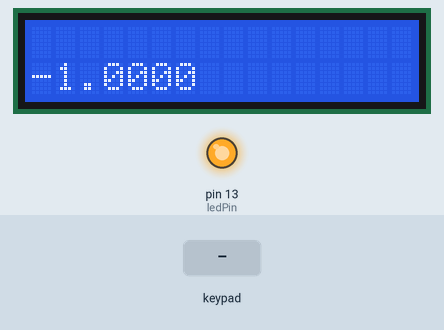
Bench run of a sketch on a simulated Arduino Uno, built with avr-gcc and run on an emulated ATmega328P. Shown: 16×2 character LCD, output pins drawn as LEDs (lit = HIGH). Dashed ring = blinking. The test bench sets the inputs (shaded band). EEPROM starts erased; what the sketch prints to the serial monitor is not drawn.

Above: at 0.2 s.
1.3 s: key 'A' pressed
At 2.7 s:
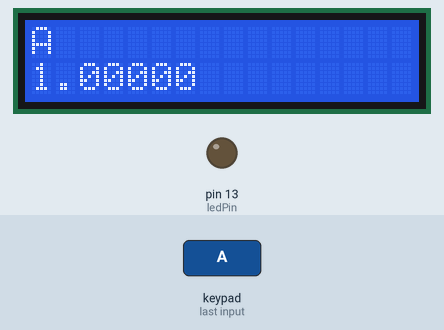
4.3 s: key 'B' pressed
At 5.8 s:
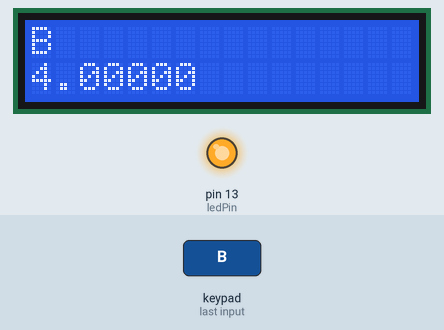
7.3 s: key 'C' pressed
At 8.8 s:
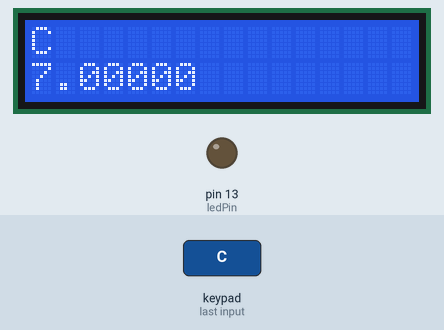
10.3 s: key '*' pressed
At 11.8 s:
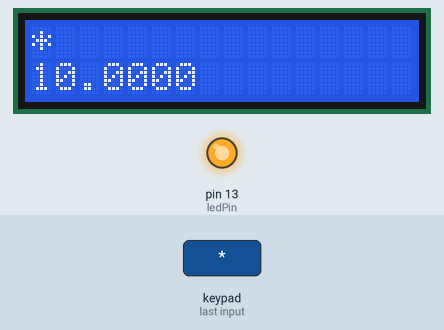
13.3 s: key '#' pressed
At 14.8 s:
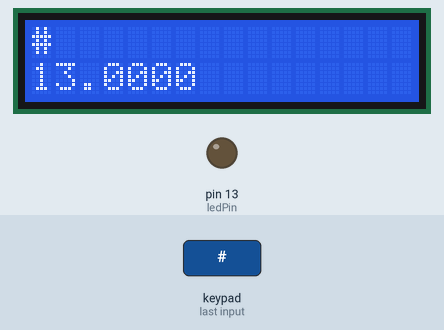
16.3 s: key 'D' pressed
At 17.9 s:
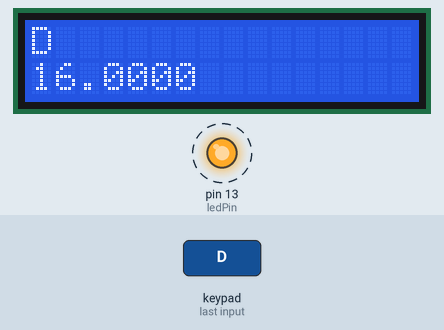
Timing chart, 0 to 20.3 s (numbered marks = the images above; inputs shaded):
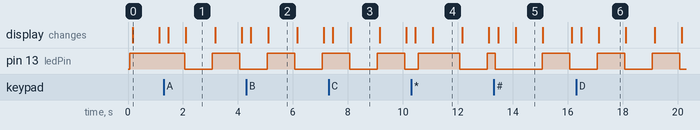

Measured:
- after the input at 1.3 s, the display: first changes after 0.17 s (image 1 shows a later state)
- after the input at 4.3 s, the display: first changes after 0.16 s (image 2 shows a later state)
- after the input at 7.3 s, the display: first changes after 0.15 s (image 3 shows a later state)
- after the input at 10.3 s, the display: first changes after 0.15 s (image 4 shows a later state)
- after the input at 13.3 s, the display: first changes after 0.16 s (image 5 shows a later state)
- after the input at 16.3 s, the display: first changes after 0.18 s (image 6 shows a later state)
- by itself, pin 13 (ledPin): alternates HIGH for 1.0 s and LOW for 1.0 s

The sketch:

Bombe_factice.ino
```cpp
/* @file EventSerialKeypad.pde
 || @version 1.0
 || @author Alexander Brevig
 || @contact alexanderbrevig@gmail.com
 ||
 || @description
 || | Demonstrates using the KeypadEvent.
 || #
 */
#include <Keypad.h>
#include <Wire.h>
#include <LiquidCrystal_I2C.h>
#include <TimerOne.h>
#include <EEPROM.h>

const int ledPin = LED_BUILTIN;  // the pin with a LED
const byte ROWS = 4; //four rows
const byte COLS = 4; //three columns
char keys[ROWS][COLS] = {
    {1,   2, 3, 'A'},
    {4,   5, 6, 'B'},
    {7,   8, 9, 'C'},
    {'*', 0,'#','D'}
};

byte rowPins[ROWS] = {9, 8, 7, 6}; //connect to the row pinouts of the keypad
byte colPins[COLS] = {5, 4, 3, 2}; //connect to the column pinouts of the keypad
//----------------------------------------------------------------------------------------------------------------------------------
/*----------------------------------------------------------------------------------------------------------------------------------
 *
 * Globale Variable that will be used through the all code
 */

unsigned int timeLeft[2] = {0,0};
boolean blink = false;
boolean ledPin_state;
volatile int blinkCount = 0; // use volatile for shared variables

//object init for i/o hardware
Keypad keypad = Keypad( makeKeymap(keys), rowPins, colPins, ROWS, COLS );
LiquidCrystal_I2C lcd(0x27,16,2);  // set the LCD address to 0x27 for a 16 chars and 2 line display

//------------------------------------------------------------------------------------------------------------------------------------

void setup(){
    lcd.init();                           // initialize the lcd
    lcd.backlight();
    pinMode(ledPin, OUTPUT);              // Sets the digital pin as output.
    digitalWrite(ledPin, HIGH);           // Turn the LED on.
    ledPin_state = digitalRead(ledPin);   // Store initial LED state. HIGH when LED is on.
    keypad.addEventListener(keypadEvent); // Add an event listener for this keypad
    Timer1.initialize(1000000);
    Timer1.attachInterrupt(timerISR); // blinkLED to run every 0.15 seconds
    //Timer1.stop();
    Serial.begin(57600);
    EEPROM.get(1, blinkCount);
    EEPROM.put(1, 124);
}

int ledState = LOW;

void loop(){
    char key = keypad.getKey();
    delay(100);
    lcd.setCursor(0,1);
    char counterString [20];
    dtostrf(blinkCount,0,4,counterString);
    lcd.write(counterString);
    if (key) {
        Serial.println(key);
        lcd.setCursor(0,0);
        lcd.write(key);
    }
    if (blink){
        digitalWrite(ledPin,!digitalRead(ledPin));    // Change the ledPin from Hi2Lo or Lo2Hi.
        delay(100);
    }
}


void timeToMinutes(void){

  }

void timeToSeconds(void){

  }


// Taking care of some special events.
void keypadEvent(KeypadEvent key){
    switch (keypad.getState()){
    case PRESSED:
        if (key == '#') {
            digitalWrite(ledPin,!digitalRead(ledPin));
            ledPin_state = digitalRead(ledPin);        // Remember LED state, lit or unlit.
        }
        break;

    case RELEASED:
        if (key == '*') {
            digitalWrite(ledPin,ledPin_state);    // Restore LED state from before it started blinking.
            blink = false;
        }
        break;

    case HOLD:
        if (key == '*') {
            blink = true;    // Blink the LED when holding the * key.
        }
        break;
    }
}

void timerISR(void)
{
  Serial.println(blinkCount);
  blinkCount = blinkCount + 1;

  if (ledState == LOW) {
    ledState = HIGH;
  } else {
    ledState = LOW;
  }
  digitalWrite(ledPin, ledState);
}
```
